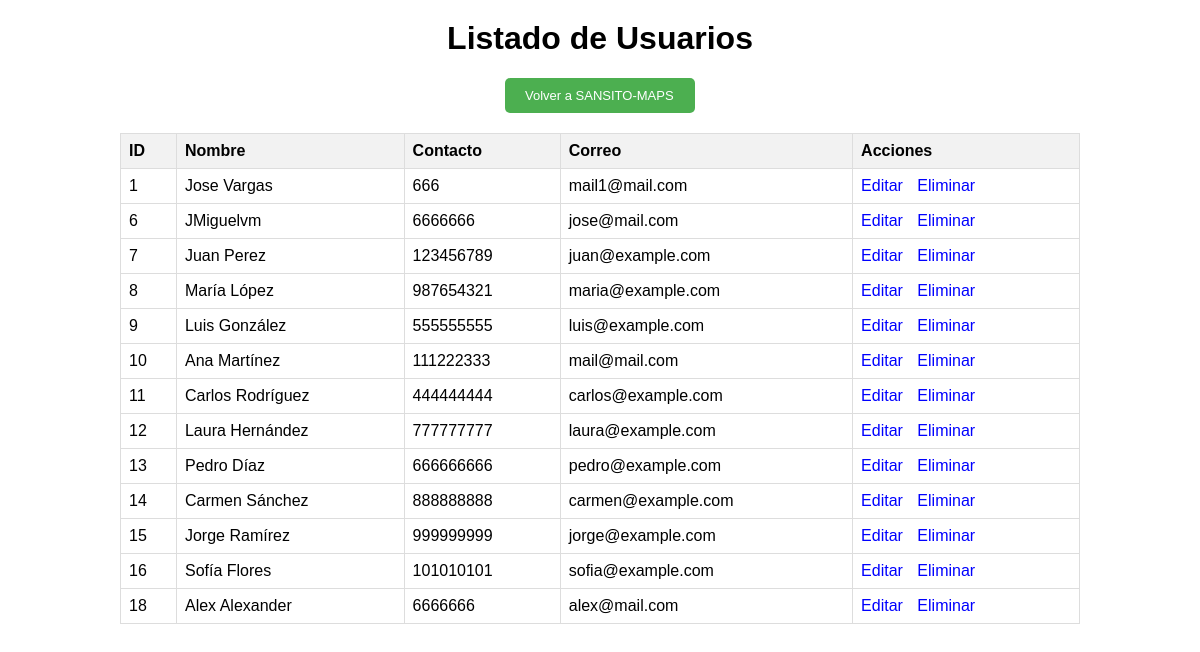
/modules/admin/usuario/lista.php, run on the app's committed database.
### tables this page shows
CREATE TABLE `usuarios` (
  `ID_usuario` int(11) NOT NULL,
  `nombre` varchar(50) NOT NULL,
  `apellido` varchar(50) NOT NULL,
  `contacto` int(20) NOT NULL,
  `correo` varchar(50) DEFAULT NULL,
  `contrasena` varchar(20) DEFAULT NULL,
  `tipo_usuario` int(1) NOT NULL,
  `fecha_registro` timestamp NOT NULL DEFAULT current_timestamp()
);

### WEB/modules/admin/usuario/lista.php (the view, shortened to what this page needs)
<?php
include('../../sql/conexion.php');
$query = "SELECT * FROM usuarios";
$result = mysqli_query($conn, $query);
?>
<!DOCTYPE html>
<html>
<head>
</head>
<body>
    <h1>Listado de Usuarios</h1>
    <table>
    <a id="volver" href="/SANSITO-MAPS" style="display: block; margin: 0 auto; width: 150px;">Volver a SANSITO-MAPS</a>
        <tr>
            <th>ID</th>
            <th>Nombre</th>
            <th>Contacto</th>
            <th>Correo</th>
            <th>Acciones </th>
        </tr>
        <?php while ($row = mysqli_fetch_assoc($result)) { $nombreComp= $row['nombre'] . ' ' . $row['apellido'] ?>
            <tr>
                <td><?php echo $row['ID_usuario']; ?></td>
                <td><?php echo $nombreComp; ?></td>
                <td><?php echo $row['contacto']; ?></td>
                <td><?php echo $row['correo']; ?></td>
                <td>
                    <a href="editar.php?id=<?php echo $row['ID_usuario']; ?>">Editar</a>
                    <a href="eliminar.php?id=<?php echo $row['ID_usuario']; ?>">Eliminar</a>
                </td>
            </tr>
        <?php } ?>
    </table>
</body>
</html>

### WEB/modules/admin/usuario/lista.php (style rules this page uses)
body { font-family: Arial, sans-serif; margin: 0; padding: 0; }
h1 { text-align: center; margin-top: 20px; }
table { width: 80%; margin: 20px auto; border-collapse: collapse; }
table, th, td { border: 1px solid #ddd; }
th, td { padding: 8px; text-align: left; }
th { background-color: #f2f2f2; }
a { text-decoration: none; margin-right: 10px; color: blue; }
#volver { padding: 10px 20px; font-size: 13px; margin-left: 10px; text-decoration: none; background-color: #4CAF50; color: white; border: none; border-radius: 5px; cursor: pointer; }

### data on the page
usuarios: ID_usuario "1", nombreComp "Jose Vargas", contacto "666", correo "mail1@mail.com"
usuarios: ID_usuario "6", nombreComp "JMiguelvm", contacto "6666666", correo "jose@mail.com"
usuarios: ID_usuario "7", nombreComp "Juan Perez", contacto "123456789", correo "juan@example.com"
usuarios: ID_usuario "8", nombreComp "María López", contacto "987654321", correo "maria@example.com"
usuarios: ID_usuario "9", nombreComp "Luis González", contacto "555555555", correo "luis@example.com"
usuarios: ID_usuario "10", nombreComp "Ana Martínez", contacto "111222333", correo "mail@mail.com"
usuarios: ID_usuario "11", nombreComp "Carlos Rodríguez", contacto "444444444", correo "carlos@example.com"
usuarios: ID_usuario "12", nombreComp "Laura Hernández", contacto "777777777", correo "laura@example.com"
usuarios: ID_usuario "13", nombreComp "Pedro Díaz", contacto "666666666", correo "pedro@example.com"
usuarios: ID_usuario "14", nombreComp "Carmen Sánchez", contacto "888888888", correo "carmen@example.com"
usuarios: ID_usuario "15", nombreComp "Jorge Ramírez", contacto "999999999", correo "jorge@example.com"
usuarios: ID_usuario "16", nombreComp "Sofía Flores", contacto "101010101", correo "sofia@example.com"
usuarios: ID_usuario "18", nombreComp "Alex Alexander", contacto "6666666", correo "alex@mail.com"
